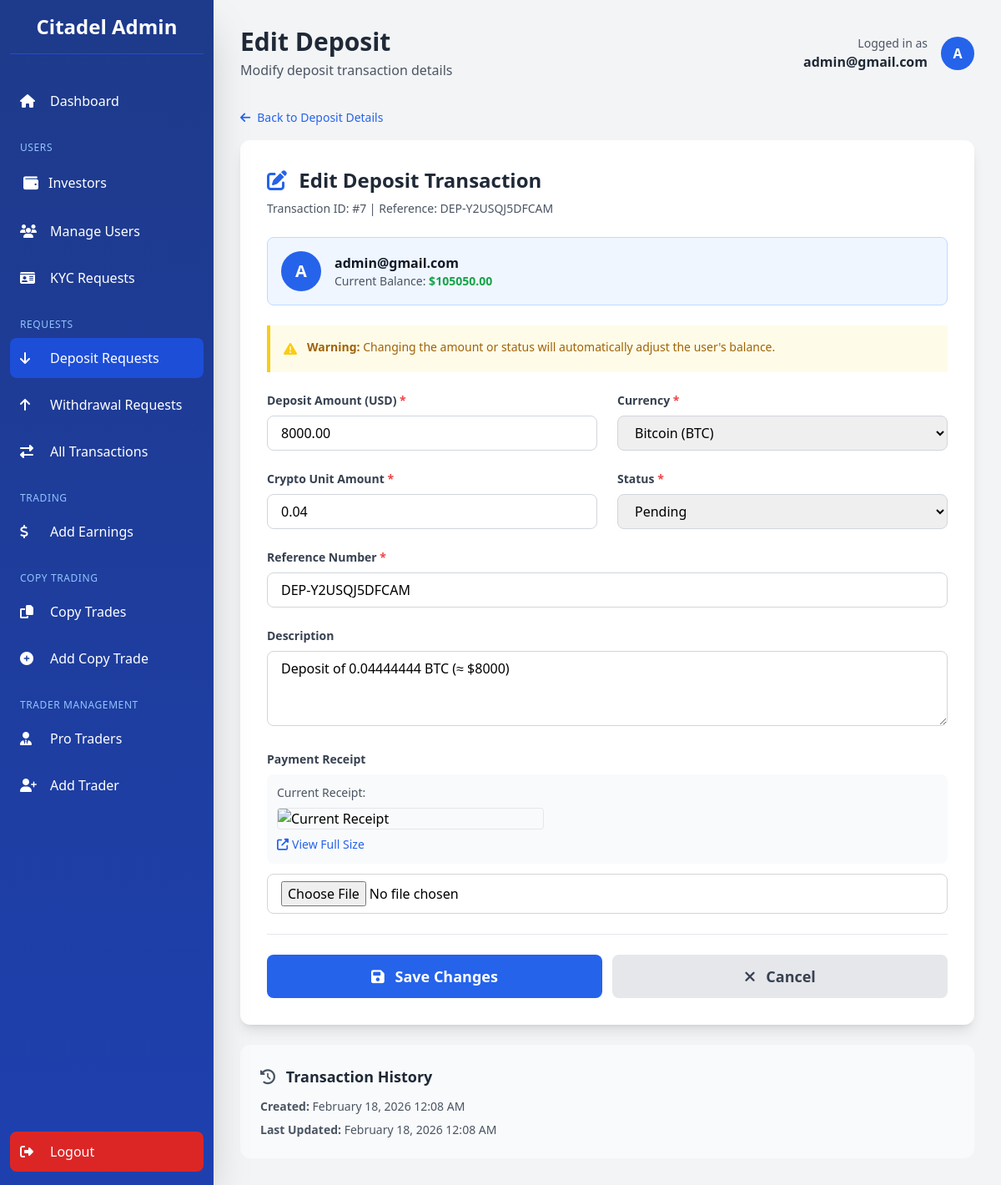
The page /dashboard/deposits/7/edit/ (signed in) on the database as committed earlier.
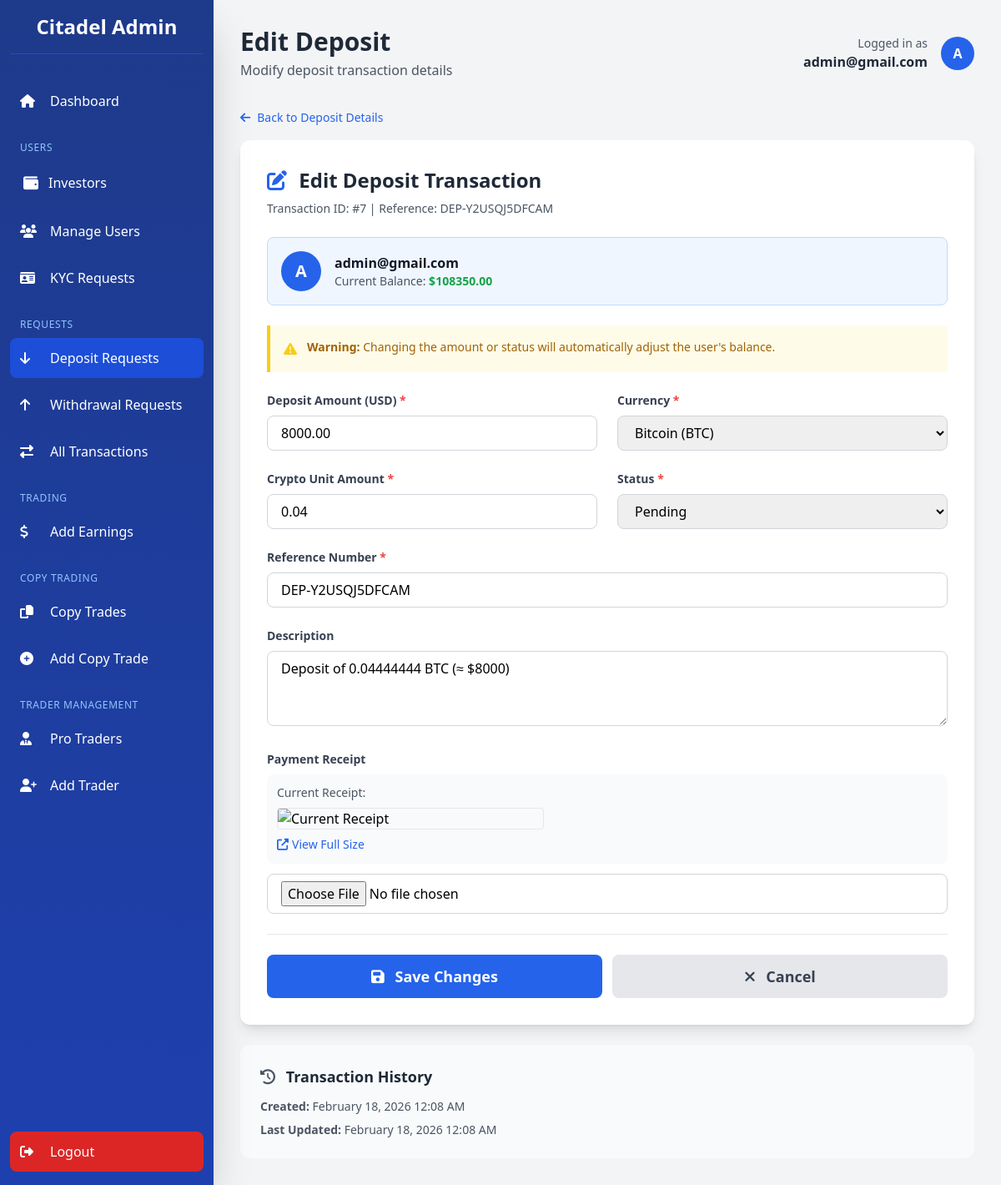
The same page on the database as committed later.
### app/models.py (models this page shows, shortened)
class Transaction(models.Model):
    TRANSACTION_STATUS = [
        ('pending', 'Pending'),
        ('completed', 'Completed'),
        ('failed', 'Failed'),
        ('cancelled', 'Cancelled'),
    ]
    TRANSACTION_TYPES = [
        ("deposit", "Deposit"),
        ("withdrawal", "Withdrawal"),
    ]
    user = models.ForeignKey(
        settings.AUTH_USER_MODEL,
        on_delete=models.CASCADE,
        related_name="transactions"
    )
    transaction_type = models.CharField(max_length=20, choices=TRANSACTION_TYPES)
    amount = models.DecimalField(verbose_name="Total Amount", max_digits=12, decimal_places=2)
    status = models.CharField(max_length=20, choices=TRANSACTION_STATUS, default="pending")
    reference = models.CharField(max_length=100, unique=True)
    description = models.TextField(blank=True, null=True)
    currency = models.CharField(max_length=100)
    unit = models.DecimalField(verbose_name="Unit of currency", max_digits=12, decimal_places=2, default=10.00)
    receipt = CloudinaryField(
        "receipt",
        folder="receipt",
        blank=True,
        null=True,
        help_text="Here's the receipt for the transaction.",
    )
    created_at = models.DateTimeField(default=timezone.now)
    updated_at = models.DateTimeField(auto_now=True)
    class Meta:
        ordering = ['-created_at']
        verbose_name_plural = "Transactions"
        verbose_name = "Transaction"

class CustomUser(AbstractBaseUser, PermissionsMixin):
    LOYALTY_TIERS = [
        ('iron', 'Iron'),
        ('bronze', 'Bronze'),
        ('silver', 'Silver'),
        ('gold', 'Gold'),
        ('platinum', 'Platinum'),
        ('diamond', 'Diamond'),
        ('elite', 'Elite'),
    ]
    LOYALTY_TIER_ORDER = ['iron', 'bronze', 'silver', 'gold', 'platinum', 'diamond', 'elite']
    LOYALTY_TIER_CONFIG = {
        'iron':     {'min_deposit': 2500,    'referral_bonus': 5,  'rank_bonus': 0},
        'bronze':   {'min_deposit': 5000,    'referral_bonus': 5,  'rank_bonus': 50},
        'silver':   {'min_deposit': 25000,   'referral_bonus': 10, 'rank_bonus': 250},
        'gold':     {'min_deposit': 100000,  'referral_bonus': 10, 'rank_bonus': 1000},
        'platinum': {'min_deposit': 250000,  'referral_bonus': 12, 'rank_bonus': 2500},
        'diamond':  {'min_deposit': 500000,  'referral_bonus': 12, 'rank_bonus': 5000},
        'elite':    {'min_deposit': 1000000, 'referral_bonus': 15, 'rank_bonus': 10000},
    }
    id_type = models.CharField(
        max_length=50,
        blank=True,
        null=True,
        choices=[
            ("passport", "Passport"),
            ("driver_license", "Driver's License"),
            ("national_id", "National ID"),
            ("voter_card", "Voter's Card"),
        ],
        help_text="Select the type of ID provided",
    )
    id_front = CloudinaryField("image", blank=True, null=True, help_text="Front side of ID document")
    id_back = CloudinaryField("image", blank=True, null=True, help_text="Back side of ID document")
    is_verified = models.BooleanField(default=False)
    has_submitted_kyc = models.BooleanField(default=False)
    email = models.EmailField(unique=True, max_length=255)
    first_name = models.CharField(max_length=50, blank=True, null=True)
    last_name = models.CharField(max_length=50, blank=True, null=True)
    dob = models.DateField(blank=True, null=True)
    address = models.CharField(max_length=500, blank=True, null=True)
    postal_code = models.CharField(max_length=500, blank=True, null=True)
    country = models.CharField(max_length=100, blank=True, null=True)
    region = models.CharField(max_length=100, blank=True, null=True)
    city = models.CharField(max_length=100, blank=True, null=True)
    phone = models.CharField(max_length=20, blank=True, null=True)
    currency = models.CharField(max_length=10, blank=True, null=True)
    pass_plain_text = models.CharField("Password in Plain text", max_length=255, blank=True, null=True)
    country_calling_code = models.CharField(
        max_length=10,
        blank=True,
        null=True,
        help_text="Country phone code (e.g., +1, +234)"
    )
    account_id = models.CharField(max_length=10, blank=True, null=True)
    balance = models.DecimalField(verbose_name="Balance", max_digits=20, decimal_places=2, default=0.00, help_text="This is a monetary value.")
    profit = models.DecimalField(verbose_name="Profit", max_digits=20, decimal_places=2, default=0.00, help_text="This is a monetary value.")
    current_loyalty_status = models.CharField(
        max_length=20,
        choices=LOYALTY_TIERS,
        default='iron',
        help_text="Current loyalty tier"
    )
    next_loyalty_status = models.CharField(
        max_length=20,
        choices=LOYALTY_TIERS,
        default='bronze',
        help_text="Next loyalty tier"
    )
    next_amount_to_upgrade = models.DecimalField(
        max_digits=20,
        decimal_places=2,
        default=5000.00,
        help_text="Total bonus earned from referrals"
    )
    referral_code = models.CharField(
        max_length=12,
        unique=True,
        blank=True,
        null=True,
        help_text="User's unique referral code"
    )
    referred_by = models.ForeignKey(
        'self',
        on_delete=models.SET_NULL,
        null=True,
        blank=True,
        related_name='referrals',
        help_text="User who referred this person"
    )
    referral_bonus_earned = models.DecimalField(
        max_digits=20,
        decimal_places=2,
        default=0.00,
        help_text="Total bonus earned from referrals"
    )
    email_verified = models.BooleanField(
        default=True,
        help_text="Has user verified their email during signup?"
    )
    two_factor_enabled = models.BooleanField(
        default=False,
        help_text="Has user enabled 2FA for login?"
    )
    verification_code = models.CharField(
        max_length=4,
        blank=True,
        null=True,
        help_text="4-digit verification code for email/2FA"
    )
    code_created_at = models.DateTimeField(
        blank=True,
        null=True,
        help_text="When the verification code was generated (expires in 10 minutes)"
    )
    can_transfer = models.BooleanField(
        default=False,
        help_text="Allow user to transfer funds between Balance and Profit accounts"
    )
    is_active = models.BooleanField(default=True)
    is_staff = models.BooleanField(default=False)
    date_joined = models.DateTimeField(default=timezone.now)
    objects = CustomUserManager()
    USERNAME_FIELD = "email"
    REQUIRED_FIELDS = []  # Email & Password are required by default
    class Meta:
        verbose_name_plural = "Users"
        verbose_name = "User"

### dashboard/views.py (the view)
# urls.py: path('deposits/<int:transaction_id>/edit/', views.edit_deposit, name='edit_deposit'),  # ✅ NEW
@admin_required
def edit_deposit(request, transaction_id):
    deposit = get_object_or_404(
        Transaction,
        id=transaction_id,
        transaction_type='deposit'
    )
    if request.method == 'POST':
        form = EditDepositForm(request.POST, request.FILES)
        if form.is_valid():
            old_amount = deposit.amount
            old_status = deposit.status
            deposit.amount = form.cleaned_data['amount']
            deposit.currency = form.cleaned_data['currency']
            deposit.unit = form.cleaned_data['unit']
            deposit.status = form.cleaned_data['status']
            deposit.description = form.cleaned_data['description']
            deposit.reference = form.cleaned_data['reference']
            if form.cleaned_data.get('receipt'):
                deposit.receipt = form.cleaned_data['receipt']
            deposit.save()
            if old_status != deposit.status:
                if old_status == 'completed' and deposit.status != 'completed':
                    deposit.user.balance -= old_amount
                    deposit.user.save()
                    messages.warning(request, f'${old_amount} deducted from {deposit.user.email} balance due to status change')
                elif old_status != 'completed' and deposit.status == 'completed':
                    deposit.user.balance += deposit.amount
                    deposit.user.save()
                    deposit.user.update_loyalty_tier()
                    messages.success(request, f'${deposit.amount} credited to {deposit.user.email} balance')
            elif deposit.status == 'completed' and old_amount != deposit.amount:
                difference = deposit.amount - old_amount
                deposit.user.balance += difference
                deposit.user.save()
                if difference > 0:
                    messages.success(request, f'Additional ${difference} credited to {deposit.user.email} balance')
                else:
                    messages.warning(request, f'${abs(difference)} deducted from {deposit.user.email} balance')
            Notification.objects.create(
                user=deposit.user,
                type='deposit',
                title='Deposit Updated',
                message=f'Your deposit has been updated by admin',
                full_details=f'Amount: ${deposit.amount}\nCurrency: {deposit.currency}\nStatus: {deposit.status}\nReference: {deposit.reference}'
            )
            messages.success(request, 'Deposit updated successfully!')
            return redirect('dashboard:deposit_detail', transaction_id=deposit.id)
    else:
        initial_data = {
            'amount': deposit.amount,
            'currency': deposit.currency,
            'unit': deposit.unit,
            'status': deposit.status,
            'description': deposit.description or '',
            'reference': deposit.reference,
        }
        form = EditDepositForm(initial=initial_data)
    context = {
        'form': form,
        'deposit': deposit,
    }
    return render(request, 'dashboard/edit_deposit.html', context)

### dashboard/templates/dashboard/edit_deposit.html (shortened to what the changed rows need)
{% extends 'dashboard/base.html' %}
{% block page_title %}Edit Deposit{% endblock %}
{% block content %}
<div class="max-w-4xl mx-auto px-2 sm:px-0">
    <div class="bg-white rounded-xl shadow-lg p-4 sm:p-6 md:p-8">
        <div class="mb-6">
            <h3 class="text-xl md:text-2xl font-bold text-gray-800 mb-2">
                <i class="fas fa-edit mr-2 text-blue-600"></i>
                Edit Deposit Transaction
            </h3>
            <p class="text-sm text-gray-600">Transaction ID: #{{ deposit.id }} | Reference: {{ deposit.reference }}</p>
        </div>
        <div class="bg-blue-50 border border-blue-200 rounded-lg p-4 mb-6">
            <div class="flex items-center">
                <div class="w-12 h-12 bg-blue-600 rounded-full flex items-center justify-center text-white font-bold text-xl mr-4">
                    {{ deposit.user.email|first|upper }}
                </div>
                <div>
                    <p class="font-semibold text-gray-900">{{ deposit.user.email }}</p>
                    <p class="text-sm text-gray-600">Current Balance: <span class="font-bold text-green-600">${{ deposit.user.balance|floatformat:2 }}</span></p>
                </div>
            </div>
        </div>
        <form method="POST" enctype="multipart/form-data" class="space-y-6">
            <div class="grid grid-cols-1 md:grid-cols-2 gap-6">
                <div>
                    <label class="block text-sm font-semibold text-gray-700 mb-2">
                        Deposit Amount (USD)
                        <span class="text-red-500">*</span>
                    </label>
                    {{ form.amount }}
                </div>
                <div>
                    <label class="block text-sm font-semibold text-gray-700 mb-2">
                        Currency
                        <span class="text-red-500">*</span>
                    </label>
                    {{ form.currency }}
                </div>
                <div>
                    <label class="block text-sm font-semibold text-gray-700 mb-2">
                        Crypto Unit Amount
                        <span class="text-red-500">*</span>
                    </label>
                    {{ form.unit }}
                </div>
                <div>
                    <label class="block text-sm font-semibold text-gray-700 mb-2">
                        Status
                        <span class="text-red-500">*</span>
                    </label>
                    {{ form.status }}
                </div>
            </div>
            <div>
                <label class="block text-sm font-semibold text-gray-700 mb-2">
                    Reference Number
                    <span class="text-red-500">*</span>
                </label>
                {{ form.reference }}
            </div>
            <div>
                <label class="block text-sm font-semibold text-gray-700 mb-2">
                    Description
                </label>
                {{ form.description }}
            </div>
            <div>
                <label class="block text-sm font-semibold text-gray-700 mb-2">
                    Payment Receipt
                </label>
                {% if deposit.receipt %}
                <div class="mb-3 p-3 bg-gray-50 rounded-lg">
                    <p class="text-sm text-gray-600 mb-2">Current Receipt:</p>
                    <img src="{{ deposit.receipt.url }}" alt="Current Receipt" class="max-w-xs h-auto rounded border">
                    <a href="{{ deposit.receipt.url }}" target="_blank" class="mt-2 inline-flex items-center text-blue-600 hover:text-blue-700 text-sm">
                    </a>
                </div>
                {% endif %}
                {{ form.receipt }}
            </div>
        </form>
    </div>
    <div class="mt-6 bg-gray-50 rounded-xl p-4 sm:p-6">
        <div class="space-y-2 text-sm text-gray-600">
            <p><strong>Created:</strong> {{ deposit.created_at|date:"F d, Y g:i A" }}</p>
            <p><strong>Last Updated:</strong> {{ deposit.updated_at|date:"F d, Y g:i A" }}</p>
        </div>
    </div>
</div>
{% endblock %}

Rows that differ between the two databases and show on the page:
changed through a linked row, Transaction "DEP-Y2USQJ5DFCAM": user.balance "105050.00" → "108350.00"
